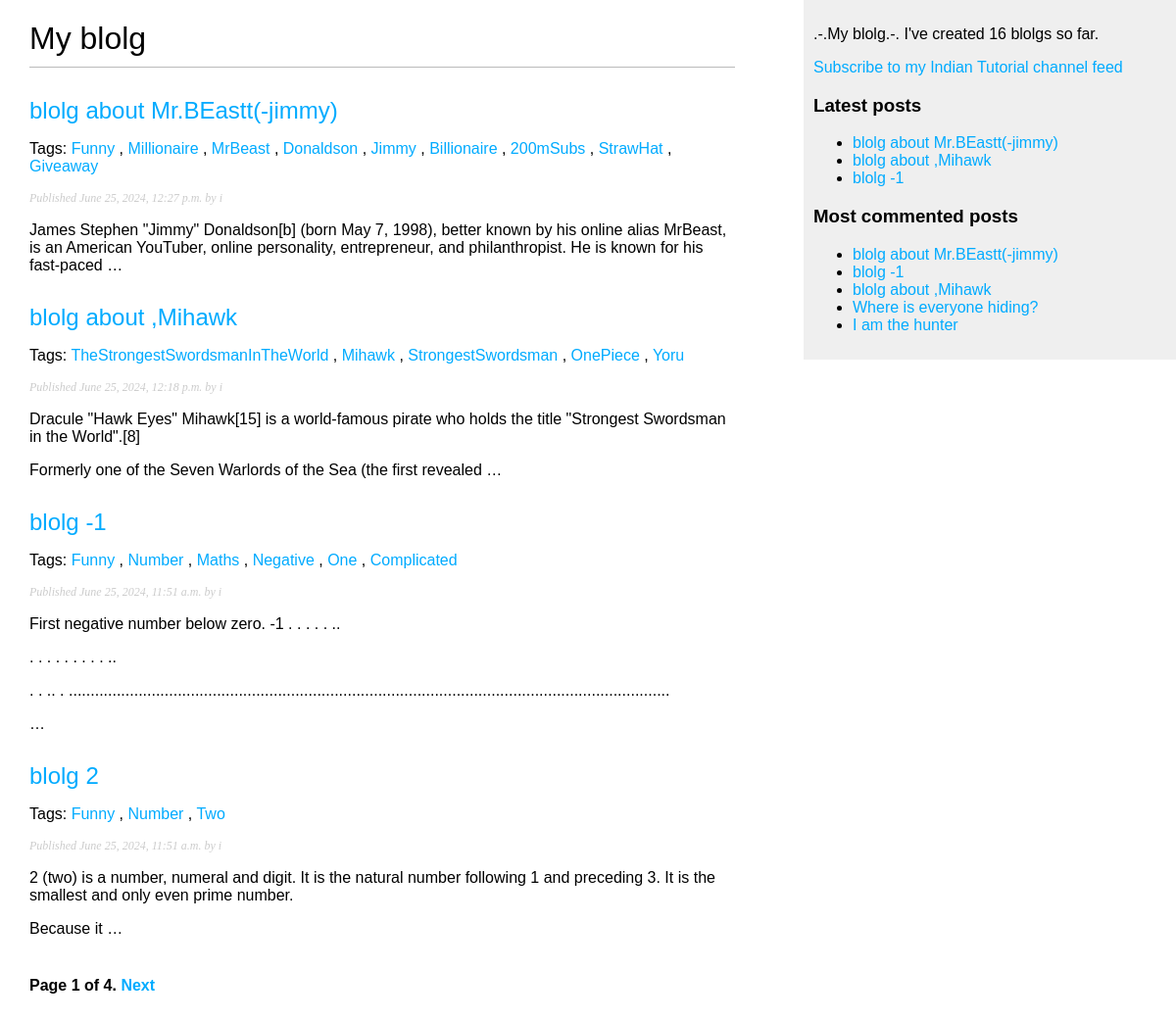
The page /blolg/ on the database as committed earlier.
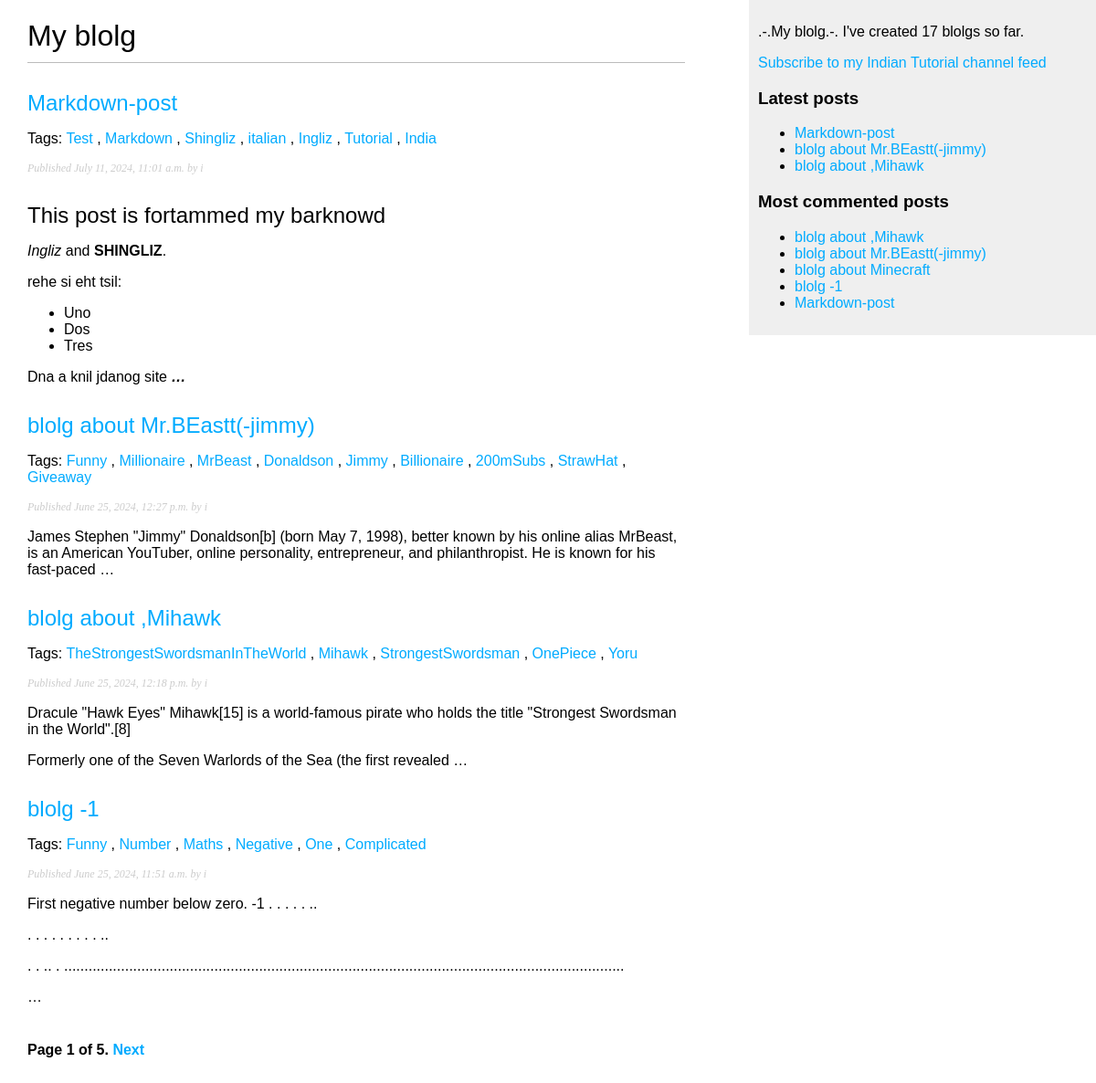
The same page on the database as committed later.
### blolg/models.py (models this page shows, shortened)
class Post(models.Model):
    class Status(models.TextChoices):
        DRAFT = 'DF', 'Draft'
        PUBLISHED = 'PB', 'Published'
    title = models.CharField(max_length=250)
    slug = models.SlugField(max_length=250, unique_for_date='publish')
    author = models.ForeignKey(User, on_delete=models.CASCADE, related_name='blog_posts')
    body = models.TextField()
    publish = models.DateTimeField(default=timezone.now)
    created = models.DateTimeField(auto_now_add=True)
    updated = models.DateTimeField(auto_now=True)
    status = models.CharField(max_length=2, choices=Status.choices, default=Status.DRAFT)
    tags = TaggableManager()
    objects = models.Manager()
    published = PublishedManager()
    class Meta:
        ordering = ['-publish']
        indexes = [
            models.Index(fields=['-publish']),
            ]
    def get_absolute_url(self):
        return reverse('blolg:post_detail', args=[self.publish.year, self.publish.month, self.publish.day, self.slug])

### blolg/views.py (the view)
# urls.py: path('', post_list, name='post_list'),
def post_list(request, tag_slug=None):
    post_list = Post.published.all()
    tag = None
    if tag_slug:
        tag = get_object_or_404(Tag, slug=tag_slug)
        post_list = post_list.filter(tags__in=[tag])
    paginator = Paginator(post_list, 4)
    page_number = request.GET.get('page', 1)
    try:
        posts = paginator.page(page_number)
    except PageNotAnInteger:
        posts = paginator.page(1)
    except EmptyPage:
        posts = paginator.page(paginator.num_pages)
    return render(request, 'blolg/post/list.html', {'posts': posts, 'tag': tag})

### blolg/models.py (called while the page is built)
    def get_queryset(self):
        return super().get_queryset().filter(status=Post.Status.PUBLISHED)

### blolg/templatetags/blolg_tags.py (called while the page is built)
@register.simple_tag
def total_posts():
    return Post.published.count()

@register.inclusion_tag('blolg/post/latest_posts.html')
def show_latest_posts(count=5):
    latest_posts = Post.published.order_by('-publish')[:count]
    return {'latest_posts': latest_posts}

@register.simple_tag
def get_most_commented_posts(count=5):
    return Post.published.annotate(total_comments=Count('comments')).order_by('-total_comments')[:count]

@register.filter(name='markdown')
def markdown_format(text):
 return mark_safe(markdown.markdown(text))

### blolg/templates/blolg/post/list.html (shortened to what this page needs)
{% extends 'blolg/base.html' %}
{% load blolg_tags %}
{% block content %}
<h1>My blolg</h1>
{% for post in posts %}
<h2>
    <a href="{{ post.get_absolute_url }}">
        {{ post.title }}
    </a>
</h2>
<p class="tags">
    Tags:
    {% for tag in post.tags.all %}
    <a href="{% url "blolg:post_list_by_tag" tag.slug %}">
        {{ tag.name }}
    </a>
    {% if not forloop.last %}, {% endif %}
    {% endfor %}
<p class="date">
    Published {{ post.publish }} by {{ post.author }}
</p>
{{ post.body|markdown|truncatewords_html:30 }}
{% endfor %}
{% include "blolg/pagination.html" with page=posts %}
{% endblock %}

### blolg/templates/blolg/base.html (shortened to what this page needs)
{% load blolg_tags %}
{% load static %}
<!DOCTYPE html>
<html lang="en">
<head>
    <link rel="stylesheet" href="{% static 'css/style.css' %}">
</head>
<body>
    <div id="content">
        {% block content %}
        {% endblock %}
    </div>
    <div id="sidebar">
        <p>
            .-.My blolg.-.
            I've created {% total_posts %} blolgs so far.
        </p>
        <p>
            <a href="{% url "blolg:post_feed" %}">
                Subscribe to my Indian Tutorial channel feed
            </a>
        </p>
        <h3>Latest posts</h3>
        {% show_latest_posts 3 %}
        <h3>Most commented posts</h3>
        {% get_most_commented_posts as most_commented_posts %}
        <ul>
            {% for post in most_commented_posts %}
            <li>
                <a href="{{ post.get_absolute_url }}">{{ post.title }}</a>
            </li>
            {% endfor %}
        </ul>
    </div>
</body>
</html>

### blolg/templates/blolg/post/latest_posts.html
<ul>
    {% for post in latest_posts %}
    <li>
        <a href="{{ post.get_absolute_url }}">{{ post.title }}</a>
    </li>
    {% endfor %}
</ul>

Rows that differ between the two databases and show on the page:
no longer on this page (row unchanged): Post: title "blolg 2", publish "June 25, 2024, 11:51 a.m.", author "i", body "2 (two) is a number, numeral and digit. It is the natural number following 1 and preceding 3. It is the smallest and only even prime number. Because it …", Tag (name "Funny"), Tag (name "Number"), shown under "My blolg"
no longer on this page (row unchanged): Tag: name "Two", shown under "blolg 2"
no longer on this page (row unchanged): Post: title "Where is everyone hiding?", shown under "Most commented posts"
no longer on one of the page's lists (row unchanged): Post: title "blolg -1"
no longer on this page (row unchanged): Post: title "I am the hunter", shown under "Most commented posts"
added Post: title "Markdown-post", publish "July 11, 2024, 11:01 a.m.", author "i", body "This post is fortammed my barknowd Ingliz and SHINGLIZ . rehe si eht tsil: Uno Dos Tres Dna a knil jdanog site …"
now on this page (row unchanged): Tag: name "Test", shown under "Markdown-post"
added Tag: name "Markdown", shown under "Markdown-post"
added Tag: name "Shingliz", shown under "Markdown-post"
added Tag: name "italian", shown under "Markdown-post"
added Tag: name "Ingliz", shown under "Markdown-post"
added Tag: name "Tutorial", shown under "Markdown-post"
added Tag: name "India", shown under "Markdown-post"
shown differently, row unchanged: Post "blolg about ,Mihawk": moves up the list
now on this page (row unchanged): Post: title "blolg about Minecraft", shown under "Most commented posts"
Other text that changed with them:
{{ page.paginator.num_pages }}: "4" → "5"
text no longer shown: "16"
text now shown: "17"
